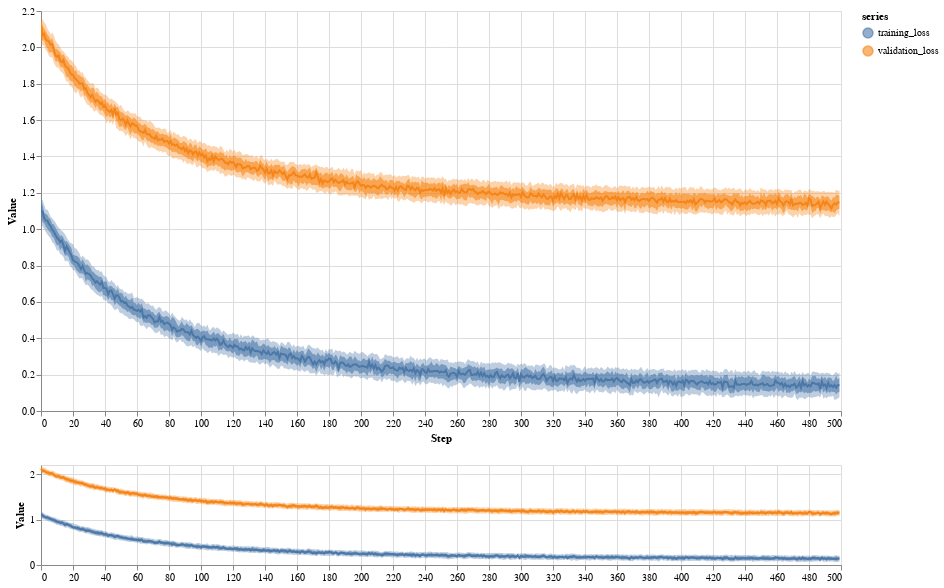

The notebook cell saved with this chart:
### Code cell
import inspectus
import inspectus.data_logger
import numpy as np

def random_loss():
    return np.array([[1/x**2 + var/5 for var in np.random.rand(100)] for x in np.linspace(1, 5, num=500)])

train_loss = random_loss()
valid_loss = random_loss()+1

inspectus.distribution([train_loss, valid_loss],names=['training_loss', 'validation_loss'], width=800, height=400, height_minimap=100, levels=3)

### Figure 1 — Vega-Lite specification as saved in the notebook (floating-point values rounded to 4 significant figures; data arrays with more than 128 entries replaced by an {"elided": "..."} marker saying what was removed)
{"config": {"view": {"continuousWidth": 300, "continuousHeight": 300}}, "vconcat": [{"layer": [{"mark": {"type": "area", "opacity": 0.6}, "encoding": {"color": {"field": "series", "scale": {"scheme": "tableau10"}, "type": "nominal"}, "opacity": {"condition": {"param": "param_2", "value": 0.6}, "value": 0.001}, "x": {"field": "step", "scale": {"domain": {"param": "param_1", "encoding": "x"}}, "type": "quantitative"}, "y": {"field": "v4", "scale": {"domain": {"param": "param_1", "encoding": "y"}}, "type": "quantitative"}, "y2": {"field": "v6"}}, "name": "view_2"}, {"mark": {"type": "area", "opacity": 0.36}, "encoding": {"color": {"field": "series", "scale": {"scheme": "tableau10"}, "type": "nominal"}, "opacity": {"condition": {"param": "param_2", "value": 0.36}, "value": 0.001}, "x": {"field": "step", "scale": {"domain": {"param": "param_1", "encoding": "x"}}, "type": "quantitative"}, "y": {"field": "v3", "scale": {"domain": {"param": "param_1", "encoding": "y"}}, "type": "quantitative"}, "y2": {"field": "v7"}}}, {"mark": {"type": "line"}, "encoding": {"color": {"field": "series", "scale": {"scheme": "tableau10"}, "type": "nominal"}, "opacity": {"condition": {"param": "param_2", "value": 1}, "value": 0.001}, "x": {"field": "step", "scale": {"domain": {"param": "param_1", "encoding": "x"}}, "title": "Step", "type": "quantitative"}, "y": {"field": "v5", "scale": {"domain": {"param": "param_1", "encoding": "y"}}, "title": "Value", "type": "quantitative"}}}], "data": {"values": {"elided": "1000 records"}}, "height": 400, "width": 800}, {"layer": [{"mark": {"type": "area", "opacity": 0.6}, "encoding": {"color": {"field": "series", "scale": {"scheme": "tableau10"}, "type": "nominal"}, "x": {"field": "step", "type": "quantitative"}, "y": {"field": "v4", "type": "quantitative"}, "y2": {"field": "v6"}}}, {"mark": {"type": "area", "opacity": 0.36}, "encoding": {"color": {"field": "series", "scale": {"scheme": "tableau10"}, "type": "nominal"}, "x": {"field": "step", "type": "quantitative"}, "y": {"field": "v3", "type": "quantitative"}, "y2": {"field": "v7"}}}, {"mark": {"type": "line"}, "encoding": {"color": {"field": "series", "scale": {"scheme": "tableau10"}, "type": "nominal"}, "x": {"field": "step", "title": "", "type": "quantitative"}, "y": {"field": "v5", "title": "Value", "type": "quantitative"}}, "name": "view_1"}], "data": {"values": {"elided": "1000 records"}}, "height": 100, "width": 800}], "params": [{"name": "param_2", "select": {"type": "point", "fields": ["series"]}, "bind": "legend", "views": ["view_2"]}, {"name": "param_1", "select": {"type": "interval", "encodings": ["x", "y"]}, "views": ["view_1"]}], "$schema": "https://vega.github.io/schema/vega-lite/v5.17.0.json"}
